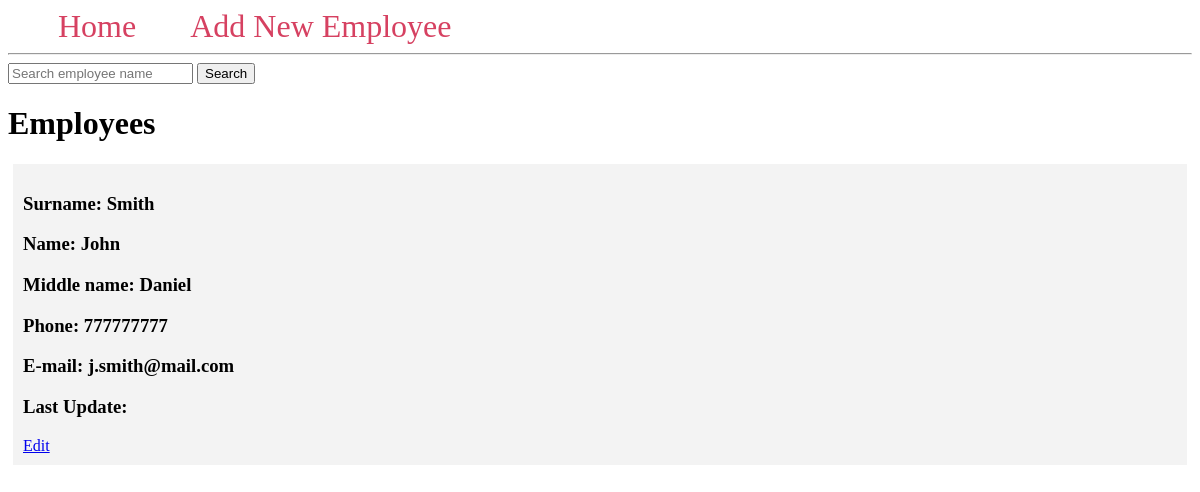
/v1/, run on an earlier commit of the app's database.
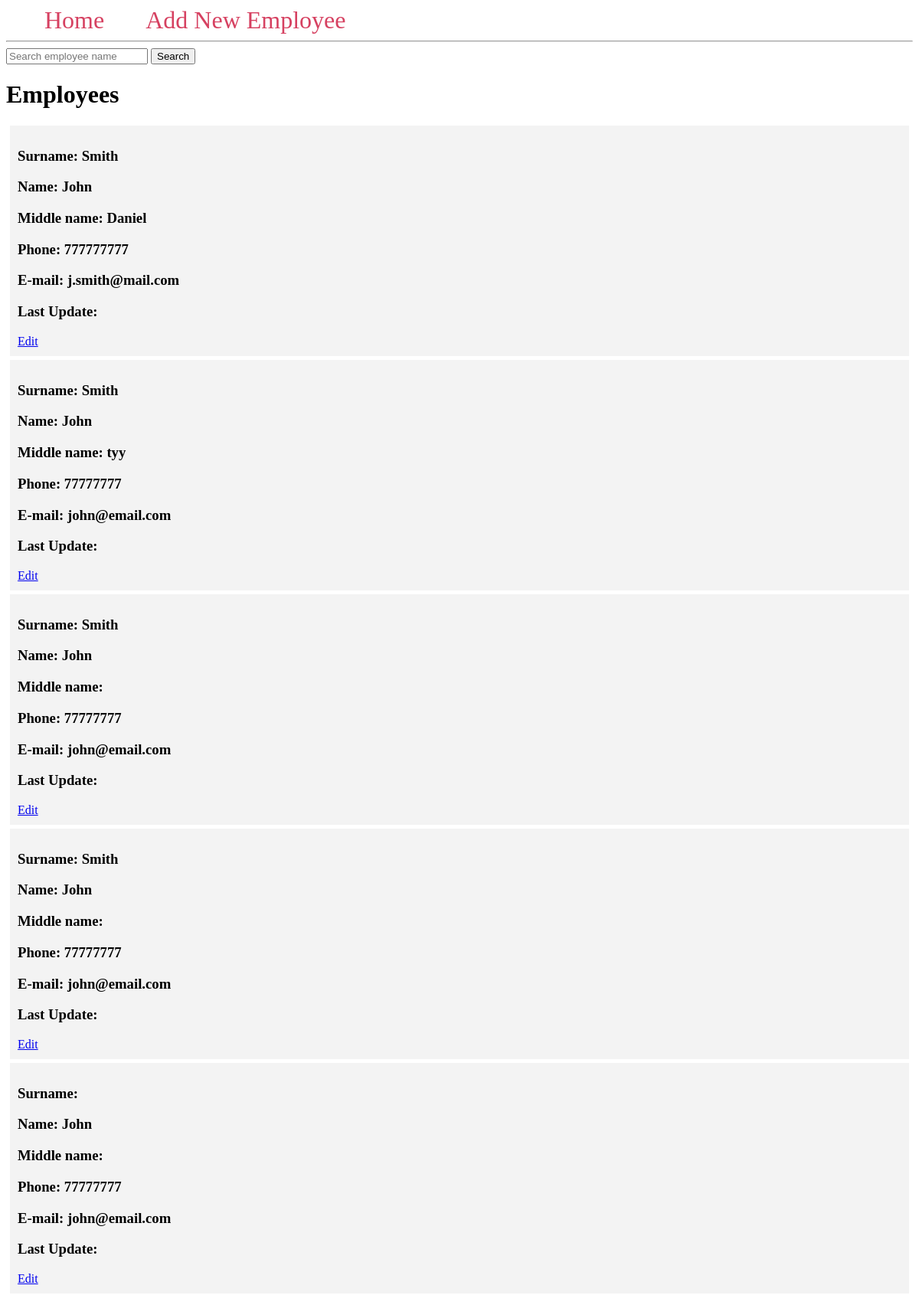
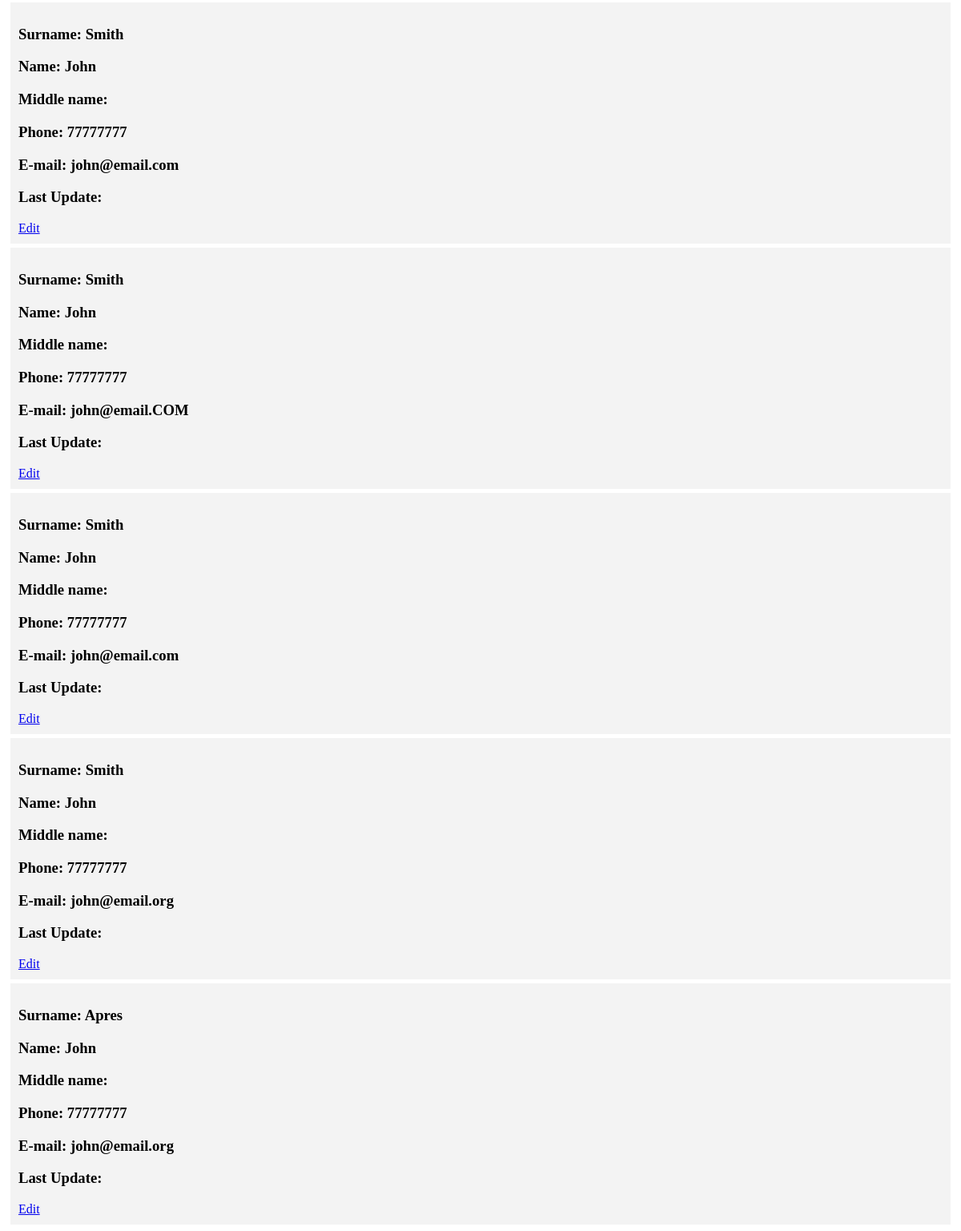
And on a later commit of the database (2 pictures, top to bottom).
### tables this page shows
CREATE TABLE users (
    id INTEGER PRIMARY KEY AUTOINCREMENT,
    surname TEXT NOT NULL,
    name TEXT NOT NULL,
    middle_name TEXT NOT NULL DEFAULT '',
    phone INTEGER NOT NULL,
    email TEXT NOT NULL,
    department_id INTEGER NOT NULL DEFAULT 1,
    position_id INTEGER NOT NULL DEFAULT 1,
    created TIMESTAMP NOT NULL DEFAULT CURRENT_TIMESTAMP
);

### app.py (the view)
@app.route('/v1/', methods=['GET'])
def index():
    conn = get_db_connection()
    users = conn.execute('SELECT * FROM users').fetchall()
    conn.close()
    return render_template('index.html', users=users)

### app.py (called while the page is built)
def get_db_connection():
    conn = sqlite3.connect('./database/contacts.db')
    conn.row_factory = sqlite3.Row
    return conn

### templates/index.html (shortened to what this page needs)
{% extends 'base.html' %}
{% block content %}
    <h1>{% block title %} Employees {% endblock %}</h1>
    {% for user in users %}
        <div class='post'>
            <h3>Surname: {{ user['surname'] }}</h3>
            <h3>Name: {{ user['name'] }}</h3>
            <h3>Middle name: {{ user['middle_name'] }}</h3>
            <h3>Phone: {{ user['phone'] }}</h3>
            <h3>E-mail: {{ user['email'] }}</h3>
            <h3>Last Update: {{ user['updated_at'] }}</h3>
            <a href="{{ url_for('edit', id=user['id']) }}">Edit</a>
        </div>
    {% endfor %}
{% endblock %}

### templates/base.html (shortened to what this page needs)
<!DOCTYPE html>
<html lang="en">
<head>
</head>
<body>
    <nav>
        <a href="{{ url_for('index') }}">Home</a>
        <a href="{{ url_for('create') }}">Add New Employee</a>
    </nav>
    <hr>
    <div class="content">
        <div>
            <form method="post" action="/v1/search">
                <input type="text" name="filter"
                    placeholder="Search employee name"
                    value="{{ request.form['filter'] }}"></input>
                <button type="submit">Search</button>
            </form>
        </div>
        {% block content %} {% endblock %}
    </div>
</body>
</html>

### templates/base.html (style rules this page uses)
.post { padding: 10px; margin: 5px; background-color: #f3f3f3 }
nav a { color: #d64161; font-size: 2em; margin-left: 50px; text-decoration: none; }

What changed in the data, as far as the page shows it:
added users: surname "Smith", name "John", middle_name "tyy", phone "77777777", email "john@email.com"
added users: surname "Smith", name "John", phone "77777777", email "john@email.com"
added users: surname "Smith", name "John", phone "77777777", email "john@email.com"
added users: name "John", phone "77777777", email "john@email.com"
added users: surname "Smith", name "John", phone "77777777", email "john@email.com"
added users: surname "Smith", name "John", phone "77777777", email "john@email.COM"
added users: surname "Smith", name "John", phone "77777777", email "john@email.com"
added users: surname "Smith", name "John", phone "77777777", email "john@email.org"
added users: surname "Apres", name "John", phone "77777777", email "john@email.org"
